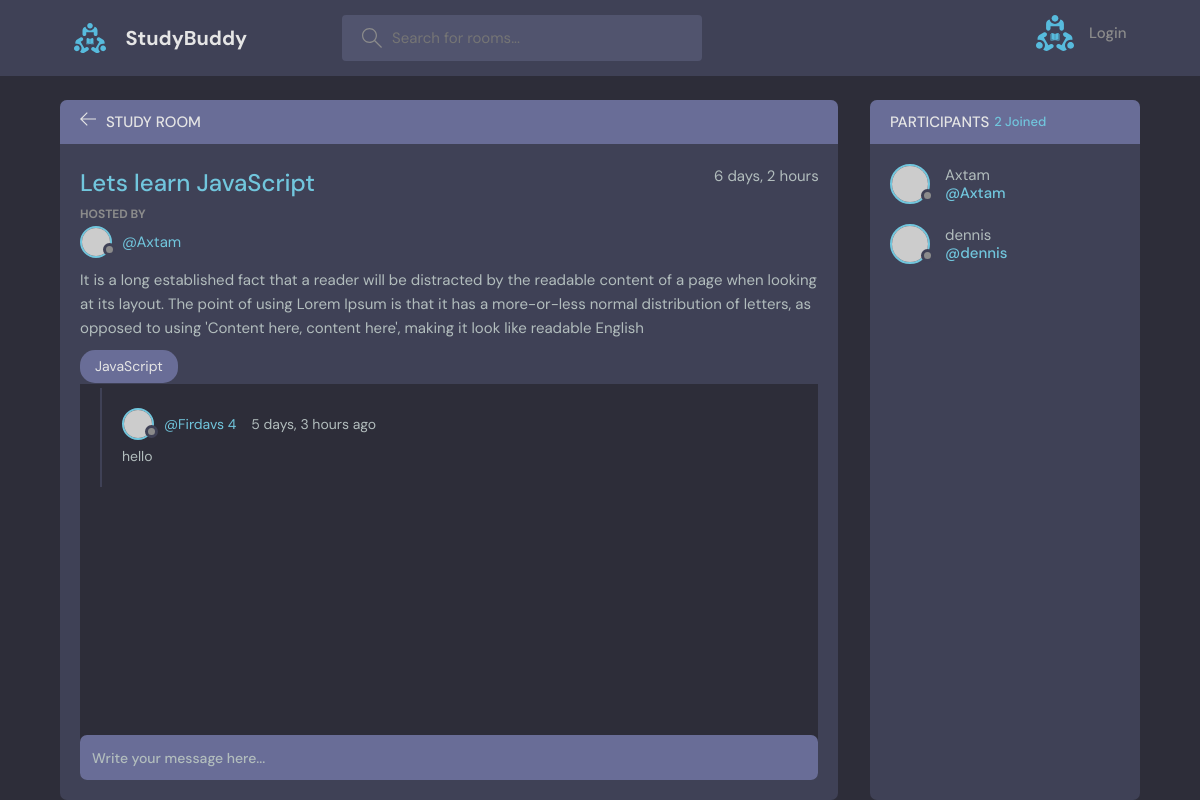
The page /room/1/ on the database its author committed.
### base/models.py (models this page shows, shortened)
class Room(models.Model):
    host = models.ForeignKey(User,on_delete=models.SET_NULL,null=True)
    topic = models.ForeignKey(Topic,on_delete=models.SET_NULL,null=True)
    name = models.CharField(max_length=200)
    description = models.TextField(blank=True,null=True)
    participants = models.ManyToManyField(User, related_name='participant',blank=True)
    created = models.DateTimeField(auto_now_add=True)
    updated = models.DateTimeField(auto_now=True)
    class Meta:
        ordering = ['-updated', '-created']

class Topic(models.Model):
    name = models.CharField(max_length=200)
    def __str__(self):
        return self.name

class Message(models.Model):
    user = models.ForeignKey(User,on_delete=models.CASCADE)
    room = models.ForeignKey(Room, on_delete=models.CASCADE)
    body = models.TextField()
    created = models.DateTimeField(auto_now_add=True)
    updated = models.DateTimeField(auto_now=True)
    class Meta:
        ordering = ['-updated', '-created']

### base/views.py (the view, shortened to what this page needs)
# urls.py: path('room/<str:pk>/', room, name='room'),
def room(request,pk):
    room = Room.objects.get(id=pk)
    room_messages=room.message_set.all()
    inter = room_messages.count()
    participants = room.participants.all()
    context = {
        'room':room,
        'room_messages':room_messages,
        'participants':participants,
        'inter':inter
    }
    return render(request, 'base/room.html',context)

### base/templates/base/room.html (shortened to what this page needs)
{% extends 'main.html' %}
{% block content %}
    <main class="profile-page layout layout--2">
      <div class="container">
        <div class="room">
          <div class="room__top">
            <div class="room__topLeft">
              <a href="{% url 'home'  %}">
                <svg version="1.1" xmlns="http://www.w3.org/2000/svg" width="32" height="32" viewBox="0 0 32 32">
                  <title>arrow-left</title>
                  <path
                    d="M13.723 2.286l-13.723 13.714 13.719 13.714 1.616-1.611-10.96-10.96h27.625v-2.286h-27.625l10.965-10.965-1.616-1.607z"
                  ></path>
                </svg>
              </a>
              <h3>Study Room</h3>
            </div>
          </div>
          <div class="room__box scroll">
            <div class="room__header scroll">
              <div class="room__info">
                <h3>{{ room.name }}</h3>
                <span>{{ room.created| timesince }}</span>
              </div>
              <div class="room__hosted">
                <p>Hosted By</p>
                <a href="{% url 'profile' room.host.id %}" class="room__author">
                  <div class="avatar avatar--small">
                    <img src="https://randomuser.me/api/portraits/men/37.jpg" />
                  </div>
                  <span>@{{ room.host.username }}</span>
                </a>
              </div>
              <div class="room__details">
                {{ room.description }}
              </div>
              <span class="room__topics">{{ room.topic }}</span>
            </div>
            <div class="room__conversation">
              {% for message in room_messages %}
                <div class="threads scroll">
                  <div class="thread">
                    <div class="thread__top">
                      <div class="thread__author">
                        <a href="{% url 'profile' message.user.id %}" class="thread__authorInfo">
                          <div class="avatar avatar--small">
                            <img src="https://randomuser.me/api/portraits/men/37.jpg" />
                          </div>
                          <span>@{{ message.user.username }} {{ inter }}</span>
                        </a>
                        <span class="thread__date">{{ message.created |timesince }} ago</span>
                      </div>
                      </div>
                    <div class="thread__details">
                      {{ message.body }}
                    </div>
                  </div>
                </div>
              {% endfor %}
            </div>
          </div>
          <div class="room__message">
            <form action="#" method="POST" >
              <input name="body" placeholder="Write your message here..." />
            </form>
          </div>
        </div>
        <div class="participants">
          <h3 class="participants__top">Participants <span>{{ participants.count }} Joined</span></h3>
          <div class="participants__list scroll">
            {% for participant in participants %}
            <a href="{% url 'profile' user.id %}" class="participant">
              <div class="avatar avatar--medium">
                <img src="https://randomuser.me/api/portraits/men/37.jpg" />
              </div>
              <p>
                {{ participant.username }}
                <span>@{{ participant.username }}</span>
              </p>
            </a>
            {% endfor %}
              </div>
          </div>
        </div>
    </main>
{% endblock %}

### rows shown on the page
Room: name "Lets learn JavaScript", created "6 days, 2 hours", host.username "Axtam", description "It is a long established fact that a reader will be distracted by the readable content of a page when looking at its layout. The point of using Lorem Ipsum is that it has a more-or-less normal distribution of letters, as opposed to using 'Content here, content here', making it look like readable English", topic "JavaScript"
Message: user.username "Firdavs", inter "4", created "5 days, 3 hours", body "hello"

### other values the page prints
{{ participants.count }} "2"
{{ participant.username }} "Axtam"
{{ participant.username }} "dennis"
